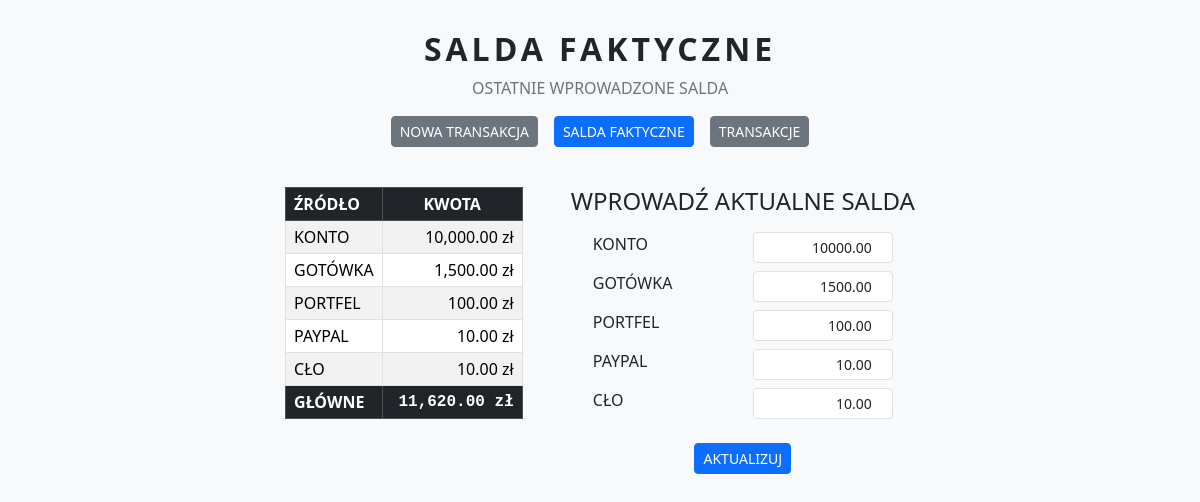
/salda_faktyczne, run on the app's committed database.
### tables this page shows
CREATE TABLE salda (
    ID INTEGER PRIMARY KEY AUTOINCREMENT,
    TYP TEXT NOT NULL UNIQUE,
    KWOTA REAL NOT NULL
);

### app.py (the view)
@app.route("/salda_faktyczne")
def salda_faktyczne():
    connection = get_db_connection()
    cursor = connection.cursor()
    cursor.execute("SELECT TYP, KWOTA FROM salda")
    rows = cursor.fetchall()
    connection.close()
    salda_dict = {row["TYP"]: row["KWOTA"] for row in rows}
    return render_template("salda_faktyczne.html", salda=rows,
                            typy=DOZWOLONE_TYPY, salda_dict=salda_dict,
                            active="salda_faktyczne")

### app.py (called while the page is built)
def get_db_connection():
    connection = sqlite3.connect("wydatki.db")
    connection.row_factory = sqlite3.Row
    return connection

### templates/salda_faktyczne.html (shortened to what this page needs)
<!DOCTYPE html>
<html lang="pl">
<head>
    <link
        href="https://cdn.jsdelivr.net/npm/bootstrap@5.3.3/dist/css/bootstrap.min.css"
        rel="stylesheet"
    >
</head>
<body class="bg-light">
<div class="container text-center" style="margin-top: 30px;">
    <h1 class="fw-bold text-dark" style="letter-spacing: 4px; font-size: 2rem;">SALDA FAKTYCZNE</h1>
    <p class="lead text-secondary mb-3" style="font-size: 1rem;">OSTATNIE WPROWADZONE SALDA</p>
    {% include "nav.html" %}
</div>
<div class="container" style="margin-top: 40px;">
    <div class="d-flex justify-content-center align-items-start gap-5">
        <table class="table table-striped table-bordered bg-white w-auto">
            <thead class="table-dark">
                <tr>
                    <th>ŹRÓDŁO</th>
                    <th style="min-width: 140px;" class="text-center">KWOTA</th>
                </tr>
            </thead>
            <tbody>
                {% for row in salda %}
                <tr>
                    <td class="fw">{{ row["TYP"] }}</td>
                    <td class="text-end">{{ "{:,.2f}".format(row["KWOTA"]) }} zł</td>
                </tr>
                {% else %}
                <tr>
                    <td colspan="3" class="text-center text-muted">No data yet.</td>
                </tr>
                {% endfor %}
                <tr class="fw-bold table-dark">
                    <td>GŁÓWNE</td>
                    <td class="font-monospace text-end">{{ "{:,.2f}".format(salda|sum(attribute='KWOTA')) }} zł</td>
                </tr>
            </tbody>
        </table>
        <div>
            <h4 class="text-center mb-3">WPROWADŹ AKTUALNE SALDA</h4>
            <form method="POST" action="/salda_faktyczne/aktualizuj">
                {% for typ in typy %}
                <div class="mb-2 d-flex justify-content-between" style="max-width: 300px; margin: 0 auto;">
                    <label class="me-2">{{ typ }}</label>
                    <input type="number" step="0.01" name="{{ typ }}"
                           value="{{ '%.2f'|format(salda_dict.get(typ, 0)) }}"
                           class="form-control form-control-sm text-end kwota-input" style="width: 140px; padding-right: 5px;">
                </div>
                {% endfor %}
                <div class="text-center">
                    <button type="submit" class="btn btn-sm btn-primary mt-3 mb-4">AKTUALIZUJ</button>
                </div>
            </form>
        </div>
    </div>
</div>

### templates/nav.html
<div class="d-flex justify-content-center gap-3">
    <a href="/"                class="btn btn-sm {{ 'btn-primary' if active == 'home' else 'btn-secondary' }}">NOWA TRANSAKCJA</a>
    <a href="/salda_faktyczne" class="btn btn-sm {{ 'btn-primary' if active == 'salda_faktyczne' else 'btn-secondary' }}">SALDA FAKTYCZNE</a>
    <a href="/transakcje"      class="btn btn-sm {{ 'btn-primary' if active == 'transakcje' else 'btn-secondary' }}">TRANSAKCJE</a>
</div>

### templates/salda_faktyczne.html (style rules this page uses)
.table td, .table th { padding: 4px 8px; }

### data on the page
salda: TYP "KONTO", KWOTA "10,000.00", KONTO "10000.00"
salda: TYP "GOTÓWKA", KWOTA "1,500.00", GOTÓWKA "1500.00"
salda: TYP "PORTFEL", KWOTA "100.00", PORTFEL "100.00"
salda: TYP "PAYPAL", KWOTA "10.00", PAYPAL "10.00"
salda: TYP "CŁO", KWOTA "10.00", CŁO "10.00"

### other printed values
{{ "{:,.2f}".format(salda|sum(attribute='KWOTA')) }} "11,620.00"
{{ typ }} "KONTO" "GOTÓWKA" "PORTFEL" "PAYPAL" "CŁO"
